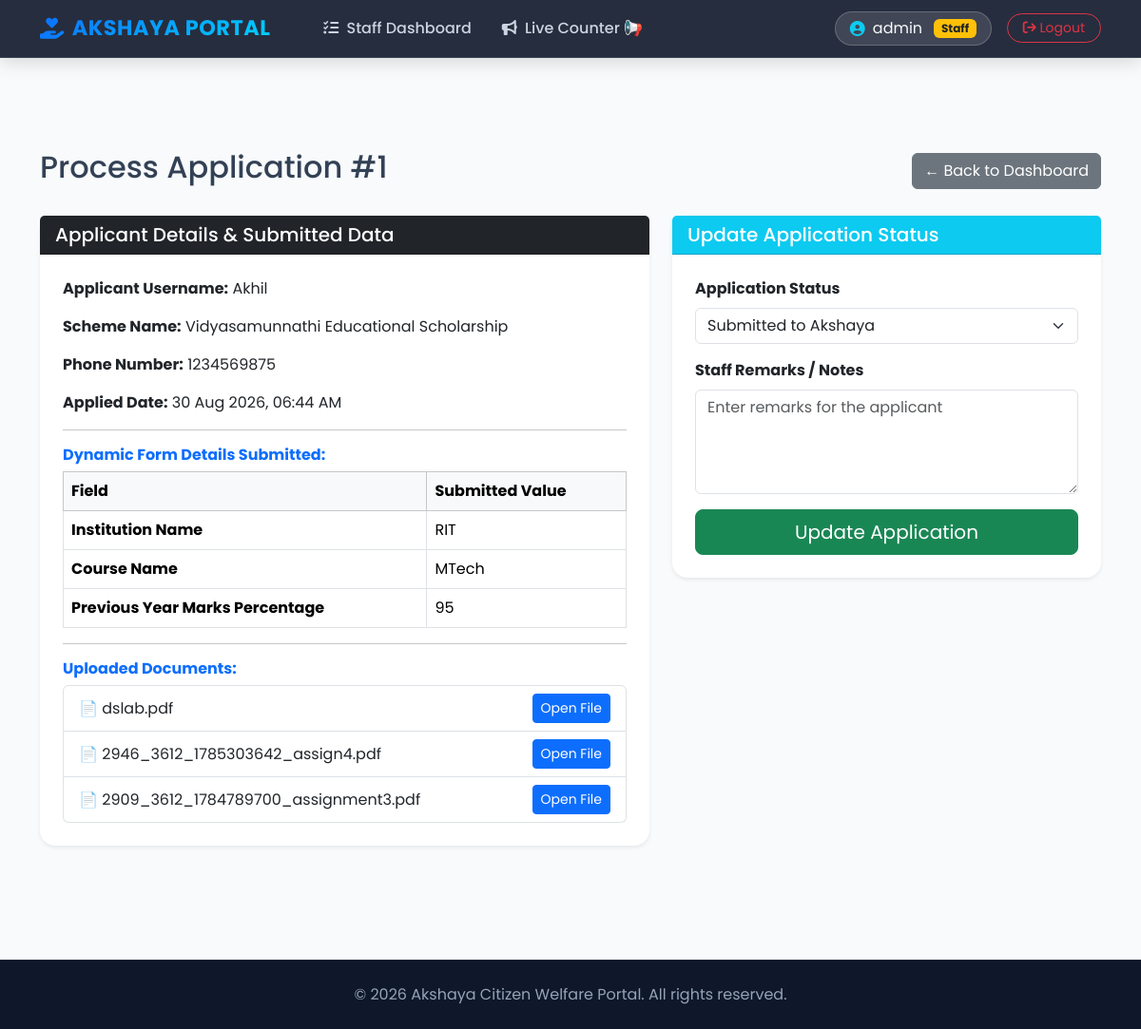
Page /process-application/1/ (signed in) on the earlier database version.
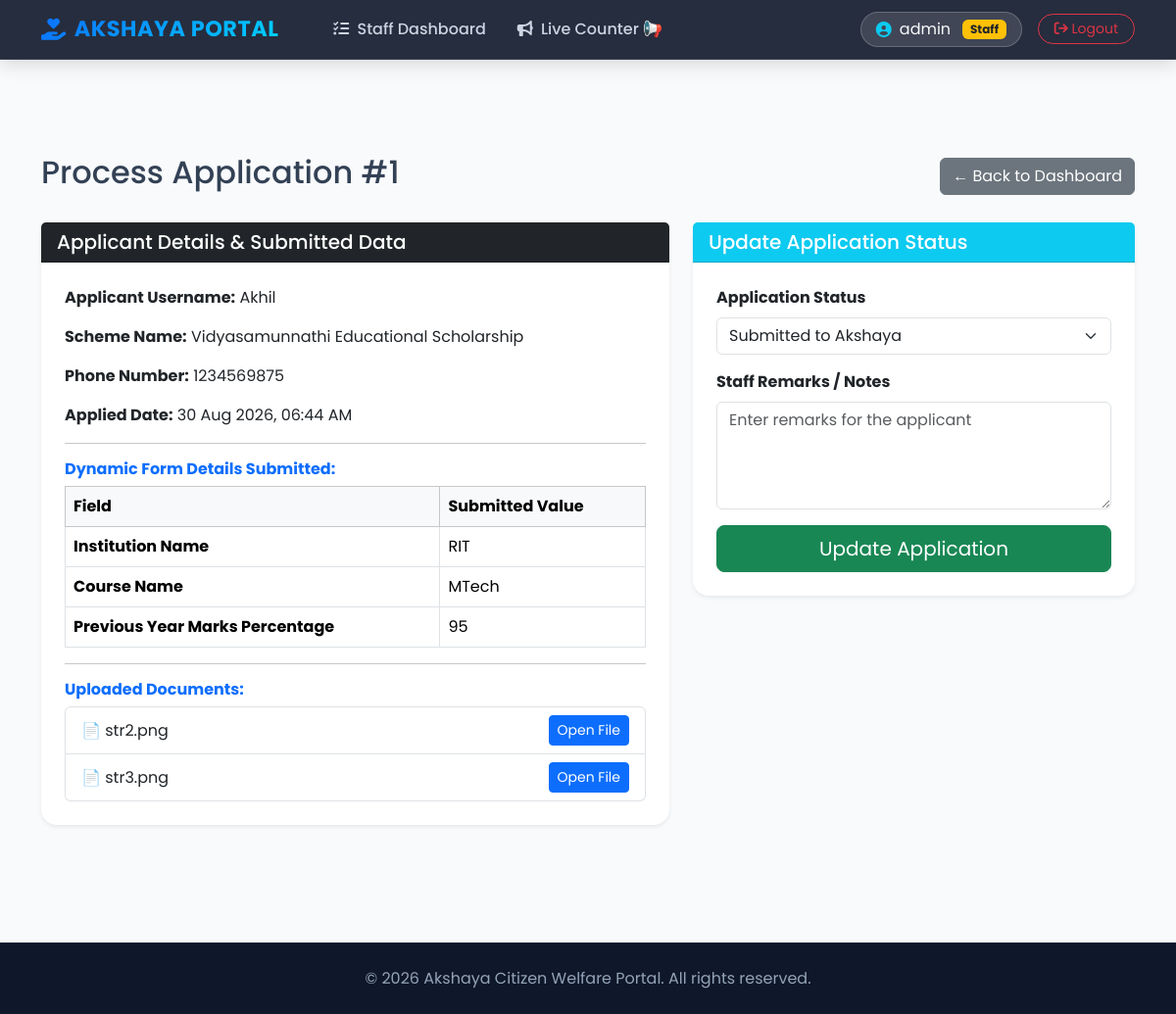
Same page on the later database version.
### welfare_app/models.py (models this page shows, shortened)
class Application(models.Model):
    application_id = models.CharField(max_length=12, unique=True, editable=False)
    user = models.ForeignKey(User, on_delete=models.CASCADE, related_name='applications')
    scheme = models.ForeignKey(Scheme, on_delete=models.CASCADE, related_name='applications')
    phone_number = models.CharField(max_length=15, blank=True)
    form_data = models.JSONField(default=dict, blank=True)
    status = models.CharField(max_length=30, choices=STATUS_CHOICES, default='PENDING_VERIFICATION')
    applied_date = models.DateTimeField(auto_now_add=True)
    rejection_reason = models.TextField(blank=True, null=True)
    staff_remarks = models.TextField(blank=True, null=True)
    appointment_date = models.DateField(null=True, blank=True)
    token_number = models.IntegerField(null=True, blank=True)
    govt_ref_number = models.CharField(max_length=100, blank=True, null=True)

class Scheme(models.Model):
    title = models.CharField(max_length=200)
    description = models.TextField()
    department = models.CharField(max_length=100)
    max_income = models.DecimalField(max_digits=10, decimal_places=2, default=999999)
    min_age = models.IntegerField(default=0)
    allowed_ration_cards = models.CharField(max_length=10, choices=RATION_CARD_CHOICES, default='ALL')
    category = models.CharField(max_length=10, choices=CATEGORY_CHOICES, default='ALL')
    allowed_gender = models.CharField(max_length=10, choices=GENDER_CHOICES, default='ALL')
    required_occupation = models.CharField(max_length=20, choices=OCCUPATION_CHOICES, default='ALL')
    allowed_marital_status = models.CharField(max_length=20, choices=MARITAL_STATUS_CHOICES, default='ALL')
    is_for_disabled_only = models.BooleanField(default=False)
    required_documents = models.TextField(help_text="Comma separated document names (e.g., Aadhaar, Income Certificate)", blank=True)
    extra_fields = models.TextField(help_text="Comma separated custom input field names", blank=True)

class ApplicationDocument(models.Model):
    application = models.ForeignKey(Application, on_delete=models.CASCADE, related_name='documents')
    document_name = models.CharField(max_length=255)
    file = models.FileField(upload_to='application_docs/')
    uploaded_at = models.DateTimeField(auto_now_add=True)

### welfare_app/views.py (the view, shortened to what this page needs)
# urls.py: path('process-application/<int:app_id>/', views.process_application, name='process_application'),
@login_required(login_url='login')
@user_passes_test(is_staff_user)
def process_application(request, app_id):
    app = get_object_or_404(Application.objects.prefetch_related('documents'), id=app_id)
    return render(request, 'process_application.html', {'app': app})

### welfare_app/views.py (called while the page is built)
def is_staff_user(user):
    return user.is_staff or user.is_superuser

### welfare_app/templates/process_application.html (shortened to what this page needs)
{% extends 'base.html' %}
{% block content %}
<div class="container mt-5 mb-5">
    <div class="d-flex justify-content-between align-items-center mb-4">
        <h2>Process Application #{% if app.token_number %}{{ app.token_number }}{% else %}{{ app.id }}{% endif %}</h2>
        <a href="{% url 'staff_dashboard' %}" class="btn btn-secondary">← Back to Dashboard</a>
    </div>
    <div class="row">
        <div class="col-md-7">
            <div class="card shadow-sm mb-4 border-0">
                <div class="card-header bg-dark text-white">
                    <h5 class="mb-0">Applicant Details & Submitted Data</h5>
                </div>
                <div class="card-body p-4">
                    <p><strong>Applicant Username:</strong> {{ app.user.username }}</p>
                    <p><strong>Scheme Name:</strong> {{ app.scheme.title }}</p>
                    <p><strong>Phone Number:</strong> {{ app.phone_number }}</p>
                    <p><strong>Applied Date:</strong> {{ app.applied_date|date:"d M Y, h:i A" }}</p>
                    <hr>
                    <h6 class="fw-bold text-primary">Dynamic Form Details Submitted:</h6>
                    {% if app.form_data %}
                        <table class="table table-bordered mt-2">
                            <thead class="table-light">
                                <tr>
                                    <th>Field</th>
                                    <th>Submitted Value</th>
                                </tr>
                            </thead>
                            <tbody>
                                {% for key, value in app.form_data.items %}
                                    <tr>
                                        <td><strong>{{ key }}</strong></td>
                                        <td>{{ value }}</td>
                                    </tr>
                                {% endfor %}
                            </tbody>
                        </table>
                    {% else %}
                        <p class="text-muted">No extra field data submitted.</p>
                    {% endif %}
                    <hr>
                    <h6 class="fw-bold text-primary">Uploaded Documents:</h6>
                    {% if app.documents.all %}
                        <ul class="list-group mt-2">
                            {% for doc in app.documents.all %}
                                <li class="list-group-item d-flex justify-content-between align-items-center">
                                    <span>📄 {{ doc.document_name|default:"Uploaded File" }}</span>
                                    <a href="{{ doc.file.url }}" target="_blank" class="btn btn-sm btn-primary">
                                        Open File
                                    </a>
                                </li>
                            {% endfor %}
                        </ul>
                    {% elif not app.document %}
                        <span class="text-danger fw-bold">No documents uploaded for this application.</span>
                    {% endif %}
                </div>
            </div>
        </div>
        <div class="col-md-5">
            <div class="card shadow-sm border-0">
                <div class="card-header bg-info text-white">
                    <h5 class="mb-0">Update Application Status</h5>
                </div>
                <div class="card-body p-4">
                    <form method="POST" enctype="multipart/form-data">
                        <div class="mb-3">
                            <label class="form-label fw-bold">Application Status</label>
                            <select name="status" class="form-select">
                                <option value="Submitted" {% if app.status == 'Submitted' %}selected{% endif %}>Submitted to Akshaya</option>
                            </select>
                        </div>
                        <div class="mb-3">
                            <label class="form-label fw-bold">Staff Remarks / Notes</label>
                            <textarea name="remarks" class="form-control" rows="4" placeholder="Enter remarks for the applicant">{{ app.staff_remarks|default:'' }}</textarea>
                        </div>
                        <button type="submit" class="btn btn-success w-100 btn-lg">Update Application</button>
                    </form>
                </div>
            </div>
        </div>
    </div>
</div>
{% endblock %}

### welfare_app/templates/base.html (shortened to what this page needs)
<!DOCTYPE html>
<html lang="en">
<head>
    <link href="https://cdn.jsdelivr.net/npm/bootstrap@5.3.2/dist/css/bootstrap.min.css" rel="stylesheet">
    <link rel="stylesheet" href="https://cdnjs.cloudflare.com/ajax/libs/font-awesome/6.4.2/css/all.min.css">
</head>
<body>
    <nav class="navbar navbar-expand-lg custom-navbar sticky-top">
        <div class="container">
            <a class="navbar-brand d-flex align-items-center gap-2" href="{% url 'home' %}">
                <i class="fa-solid fa-hand-holding-heart text-info"></i> AKSHAYA PORTAL
            </a>
            <div class="collapse navbar-collapse" id="navbarNav">
                <ul class="navbar-nav me-auto mb-2 mb-lg-0 ms-lg-4">
                    {% if user.is_authenticated %}
                        {% if user.is_staff %}
                            <li class="nav-item">
                                <a class="nav-link" href="{% url 'staff_dashboard' %}">
                                    <i class="fa-solid fa-list-check me-1"></i> Staff Dashboard
                                </a>
                            </li>
                            <li class="nav-item">
                                <a class="nav-link" href="{% url 'staff_counter_process' %}">
                                    <i class="fa-solid fa-bullhorn me-1"></i> Live Counter 📢
                                </a>
                            </li>
                        {% endif %}
                    {% endif %}
                </ul>
                <div class="d-flex align-items-center gap-3">
                    {% if user.is_authenticated %}
                        <div class="user-badge d-flex align-items-center gap-2 fs-6">
                            <i class="fa-solid fa-circle-user text-info"></i>
                            <span>{{ user.username }}</span>
                            {% if user.is_staff %}
                                <span class="badge bg-warning text-dark ms-1">Staff</span>
                            {% endif %}
                        </div>
                        <a href="{% url 'logout' %}" class="btn btn-outline-danger btn-sm rounded-pill px-3">
                            <i class="fa-solid fa-arrow-right-from-bracket"></i> Logout
                        </a>
                    {% else %}
                        <a href="{% url 'login' %}" class="btn btn-outline-light btn-sm rounded-pill px-3">Login</a>
                        <a href="{% url 'register' %}" class="btn btn-gradient-primary btn-sm px-3">Register</a>
                    {% endif %}
                </div>
            </div>
        </div>
    </nav>
    <main class="main-container">
        {% block content %}{% endblock %}
    </main>
    <footer class="text-center py-4 mt-auto">
        <div class="container">
            <p class="mb-0 fs-6">&copy; {% now "Y" %} Akshaya Citizen Welfare Portal. All rights reserved.</p>
        </div>
    </footer>
</body>
</html>

### welfare_app/templates/base.html (style rules this page uses)
:root { --primary-gradient: linear-gradient(135deg, #0d6efd 0%, #00d2ff 100%); --accent-gradient: linear-gradient(135deg, #11998e 0%, #38ef7d 100%); --dark-gradient: linear-gradient(135deg, #1e293b 0%, #0f172a 100%); --bg-color: #f8fafc; }
body { font-family: 'Poppins', sans-serif; background-color: var(--bg-color); color: #334155; min-height: 100vh; display: flex; flex-direction: column; }
.custom-navbar { background: rgba(15, 23, 42, 0.9); backdrop-filter: blur(12px); border-bottom: 1px solid rgba(255, 255, 255, 0.1); box-shadow: 0 4px 20px rgba(0, 0, 0, 0.15); }
.navbar-brand { font-weight: 700; font-size: 1.4rem; background: var(--primary-gradient); -webkit-background-clip: text; -webkit-text-fill-color: transparent; letter-spacing: 0.5px; }
.nav-link { font-weight: 500; color: #cbd5e1 !important; transition: all 0.3s ease; padding: 0.5rem 1rem !important; border-radius: 8px; }
.user-badge { background: rgba(255, 255, 255, 0.12); border: 1px solid rgba(255, 255, 255, 0.2); border-radius: 30px; padding: 5px 15px; color: #f8fafc; }
.main-container { flex: 1; padding-top: 2rem; padding-bottom: 3rem; }
.card { border: none; border-radius: 16px; box-shadow: 0 10px 30px rgba(0, 0, 0, 0.05); transition: transform 0.3s ease, box-shadow 0.3s ease; }
footer { background: #0f172a; color: #94a3b8; border-top: 1px solid rgba(255, 255, 255, 0.05); }

Differences in the rows shown:
removed ApplicationDocument: document_name "dslab.pdf"
removed ApplicationDocument: document_name "2946_3612_1785303642_assign4.pdf"
removed ApplicationDocument: document_name "2909_3612_1784789700_assignment3.pdf"
added ApplicationDocument: document_name "str2.png"
added ApplicationDocument: document_name "str3.png"
